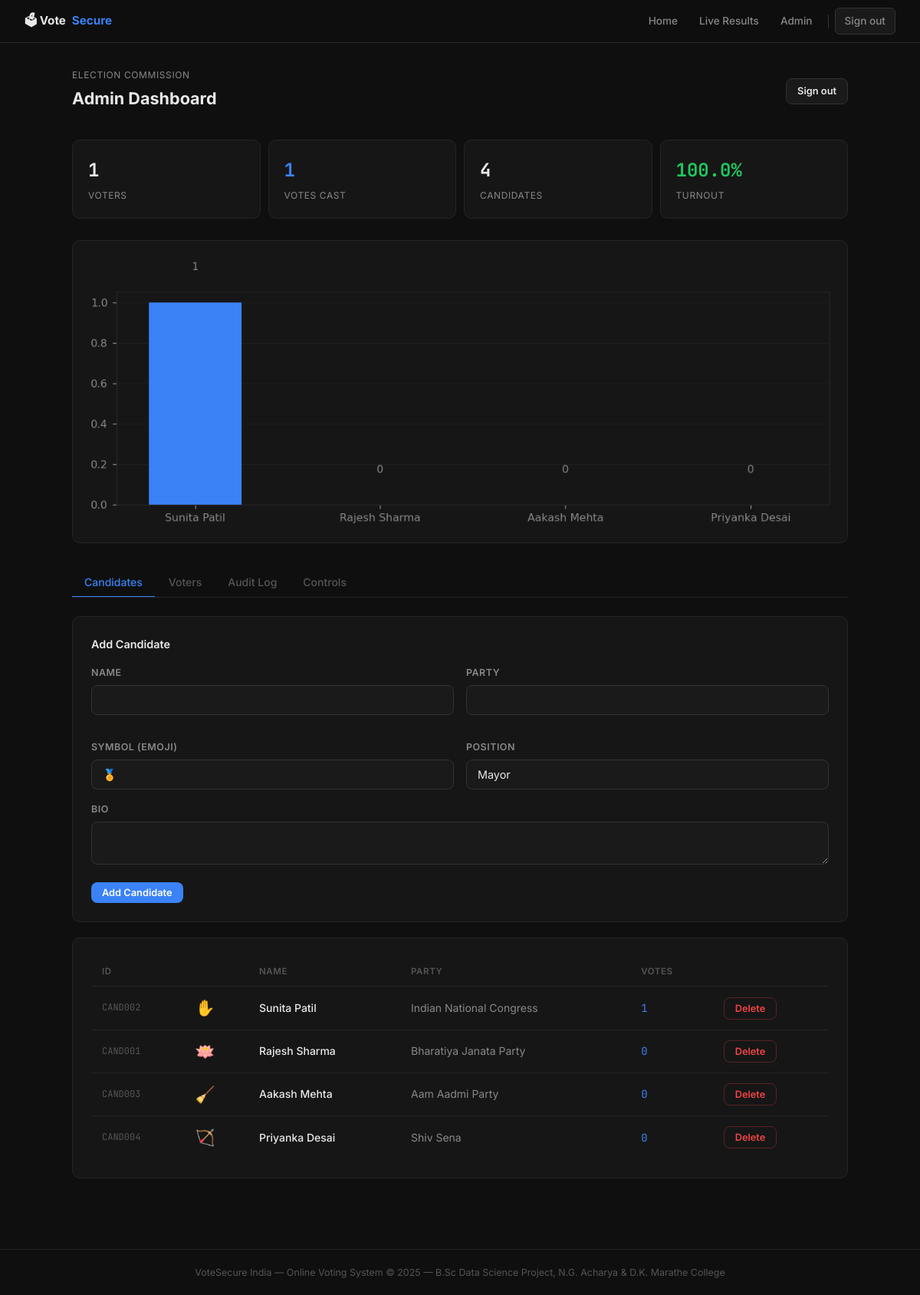
Screenshot of /admin/dashboard (signed in) with the database file from the repository.
### tables this page shows
CREATE TABLE candidates (
            id INTEGER PRIMARY KEY AUTOINCREMENT,
            candidate_id TEXT UNIQUE NOT NULL,
            name TEXT NOT NULL,
            party TEXT NOT NULL,
            symbol TEXT NOT NULL,
            position TEXT NOT NULL,
            bio TEXT,
            vote_count INTEGER DEFAULT 0
        );

### app.py (the view)
@app.route('/admin/dashboard')
def admin_dashboard():
    if 'admin' not in session:
        return redirect(url_for('admin_login'))
    conn = get_db()
    stats = {
        'total_voters': conn.execute("SELECT COUNT(*) FROM voters").fetchone()[0],
        'total_votes': conn.execute("SELECT COUNT(*) FROM votes").fetchone()[0],
        'candidates': conn.execute("SELECT COUNT(*) FROM candidates").fetchone()[0],
        'elections': conn.execute("SELECT COUNT(*) FROM elections").fetchone()[0],
    }
    candidates = conn.execute("SELECT * FROM candidates ORDER BY vote_count DESC").fetchall()
    voters = conn.execute("SELECT * FROM voters ORDER BY registered_at DESC LIMIT 20").fetchall()
    logs = conn.execute("SELECT * FROM audit_logs ORDER BY timestamp DESC LIMIT 30").fetchall()
    election = conn.execute("SELECT * FROM elections WHERE status='active' LIMIT 1").fetchone()
    total_voters = stats['total_voters']
    total_votes = stats['total_votes']
    conn.close()
    labels = [c['name'] for c in candidates]
    values = [c['vote_count'] for c in candidates]
    colors = ['#e63946', '#457b9d', '#2a9d8f', '#e9c46a']
    chart = make_chart(labels, values, 'Votes Per Candidate', colors) if total_votes > 0 else None
    turnout = round((total_votes / total_voters * 100), 1) if total_voters > 0 else 0
    return render_template('admin_dashboard.html', stats=stats, candidates=candidates,
                           voters=voters, logs=logs, election=election, chart=chart, turnout=turnout)

### app.py (called while the page is built)
def get_db():
    conn = sqlite3.connect(DB_PATH)
    conn.row_factory = sqlite3.Row
    return conn

### templates/admin_dashboard.html (shortened to what this page needs)
{% extends "base.html" %}
{% block content %}
<div class="container">
  <div class="flex-between mb-4">
    <div>
      <p style="font-size:0.75rem;color:var(--muted2);text-transform:uppercase;letter-spacing:.05em;margin-bottom:4px;">Election Commission</p>
      <p class="page-title">Admin Dashboard</p>
    </div>
    <a href="/admin/logout" class="btn btn-secondary btn-sm">Sign out</a>
  </div>
  <div style="display:grid;grid-template-columns:repeat(4,1fr);gap:10px;margin-bottom:28px;">
    {% for label,val,color in [
      ('Voters', stats.total_voters, 'var(--text)'),
      ('Votes Cast', stats.total_votes, 'var(--accent)'),
      ('Candidates', stats.candidates, 'var(--text)'),
      ('Turnout', turnout|string + '%', 'var(--green)')
    ] %}
    <div class="stat-card">
      <div class="stat-value" style="font-size:1.5rem;color:{{ color }};">{{ val }}</div>
      <div class="stat-label">{{ label }}</div>
    </div>
    {% endfor %}
  </div>
  {% if chart %}
  <div class="card mb-4" style="padding:0;overflow:hidden;">
    <img style="width:100%;display:block;border-radius:var(--radius);">
  </div>
  {% endif %}
  <div class="tabs">
    <button class="tab-btn active" onclick="showTab('candidates',this)">Candidates</button>
    <button class="tab-btn" onclick="showTab('voters',this)">Voters</button>
    <button class="tab-btn" onclick="showTab('audit',this)">Audit Log</button>
    <button class="tab-btn" onclick="showTab('controls',this)">Controls</button>
  </div>
  <div id="tab-candidates" class="tab-pane active">
    <div class="card mb-3">
      <p style="font-weight:600;font-size:0.9rem;margin-bottom:16px;">Add Candidate</p>
      <form method="POST" action="/admin/add_candidate">
        <div class="form-row">
          <div class="form-group"><label>Name</label><input type="text" name="name" required></div>
          <div class="form-group"><label>Party</label><input type="text" name="party" required></div>
          <div class="form-group"><label>Symbol (emoji)</label><input type="text" name="symbol" value="🏅"></div>
          <div class="form-group"><label>Position</label><input type="text" name="position" value="Mayor"></div>
        </div>
        <div class="form-group"><label>Bio</label><textarea name="bio" rows="2" style="resize:vertical;"></textarea></div>
        <button type="submit" class="btn btn-primary btn-sm">Add Candidate</button>
      </form>
    </div>
    <div class="card">
      <div class="table-wrap">
        <table>
          <thead><tr><th>ID</th><th></th><th>Name</th><th>Party</th><th>Votes</th><th></th></tr></thead>
          <tbody>
            {% for c in candidates %}
            <tr>
              <td class="mono" style="font-size:0.75rem;color:var(--muted);">{{ c['candidate_id'] }}</td>
              <td style="font-size:1.3rem;">{{ c['symbol'] }}</td>
              <td style="font-weight:500;">{{ c['name'] }}</td>
              <td style="color:var(--muted2);">{{ c['party'] }}</td>
              <td><span class="mono" style="color:var(--accent);">{{ c['vote_count'] }}</span></td>
              <td>
                <form method="POST" action="/admin/delete_candidate/{{ c['candidate_id'] }}" onsubmit="return confirm('Delete this candidate?')">
                  <button type="submit" class="btn btn-danger btn-sm">Delete</button>
                </form>
              </td>
            </tr>
            {% endfor %}
          </tbody>
        </table>
      </div>
    </div>
  </div>
</div>
{% endblock %}

### templates/base.html (shortened to what this page needs)
<!DOCTYPE html>
<html lang="en">
<head>
</head>
<body>
<nav>
  <a href="/" class="nav-brand">🗳 Vote<span>Secure</span></a>
  <div class="nav-links">
    <a href="/">Home</a>
    <a href="/results">Live Results</a>
    {% if session.get('voter') %}
      <a href="/dashboard">Dashboard</a>
      <div class="nav-sep"></div>
      <a href="/logout" class="btn btn-secondary btn-sm">Sign out</a>
    {% elif session.get('admin') %}
      <a href="/admin/dashboard">Admin</a>
      <a href="/admin/logout" class="btn btn-secondary btn-sm">Sign out</a>
    {% else %}
      <a href="/register">Register</a>
      <div class="nav-sep"></div>
      <a href="/login" class="btn btn-primary btn-sm">Login</a>
      <a href="/admin/login" style="font-size:.78rem;color:var(--muted);padding:6px 8px;">Admin</a>
    {% endif %}
  </div>
</nav>
{% block content %}{% endblock %}
<footer>VoteSecure India &mdash; Online Voting System &copy; 2025 &mdash; B.Sc Data Science Project, N.G. Acharya & D.K. Marathe College</footer>
</body>
</html>

### templates/base.html (style rules this page uses)
*, *::before, *::after { box-sizing: border-box; margin: 0; padding: 0; }
:root { --bg:#0f0f0f; --surface:#1a1a1a; --card:#161616; --border:#252525; --border2:#333; --text:#e8e8e8; --muted:#555; --muted2:#888; --accent:#3b82f6; --accent-h:#2563eb; --green:#22c55e; --red:#ef4444; --amber:#f59e0b; --radius:10px; }
html { scroll-behavior:smooth; }
body { background:var(--bg);color:var(--text);font-family:'Inter',sans-serif;font-size:15px;line-height:1.6;min-height:100vh;-webkit-font-smoothing:antialiased; }
nav { background:rgba(15,15,15,0.95);border-bottom:1px solid var(--border);backdrop-filter:blur(12px);position:sticky;top:0;z-index:100;padding:0 2rem;display:flex;align-items:center;justify-content:space-between;height:56px; }
.nav-brand { font-weight:700;font-size:0.95rem;color:var(--text);text-decoration:none;display:flex;align-items:center;gap:8px; }
.nav-brand span { color:var(--accent); }
.nav-links { display:flex;align-items:center;gap:4px; }
.nav-links a { color:var(--muted2);text-decoration:none;padding:6px 12px;border-radius:6px;font-size:0.85rem;font-weight:500;transition:color .15s,background .15s; }
.btn { display:inline-flex;align-items:center;gap:6px;padding:9px 18px;border-radius:8px;border:none;font-family:'Inter',sans-serif;font-size:0.875rem;font-weight:600;cursor:pointer;text-decoration:none;transition:all .15s;white-space:nowrap; }
.btn-primary { background:var(--accent);color:#fff; }
.btn-secondary { background:var(--surface);color:var(--text);border:1px solid var(--border2); }
.btn-danger { background:transparent;color:var(--red);border:1px solid rgba(239,68,68,0.3); }
.btn-sm { padding:6px 14px;font-size:0.8rem; }
.card { background:var(--card);border:1px solid var(--border);border-radius:var(--radius);padding:24px; }
.form-group { margin-bottom:16px; }
.form-row { display:grid;grid-template-columns:1fr 1fr;gap:16px; }
label { display:block;font-size:0.78rem;font-weight:600;color:var(--muted2);margin-bottom:6px;letter-spacing:0.04em;text-transform:uppercase; }
input,select,textarea { width:100%;background:var(--surface);border:1px solid var(--border2);border-radius:8px;color:var(--text);padding:10px 14px;font-family:'Inter',sans-serif;font-size:0.9rem;outline:none;transition:border-color .15s,box-shadow .15s; }
input::placeholder { color:var(--muted); }
.stat-card { background:var(--card);border:1px solid var(--border);border-radius:var(--radius);padding:20px; }
.stat-value { font-size:1.75rem;font-weight:700;font-family:'JetBrains Mono',monospace; }
.stat-label { font-size:0.75rem;color:var(--muted2);margin-top:4px;text-transform:uppercase;letter-spacing:.05em; }
.table-wrap { overflow-x:auto; }
table { width:100%;border-collapse:collapse;font-size:0.875rem; }
th { padding:10px 14px;text-align:left;font-size:0.72rem;font-weight:600;color:var(--muted);text-transform:uppercase;letter-spacing:.05em;border-bottom:1px solid var(--border); }
td { padding:11px 14px;border-bottom:1px solid var(--border);vertical-align:middle; }
tr:last-child td { border-bottom:none; }
.container { max-width:1060px;margin:0 auto;padding:32px 24px; }
.mono { font-family:'JetBrains Mono',monospace; }
.flex-between { display:flex;align-items:center;justify-content:space-between;flex-wrap:wrap;gap:12px; }
.mb-3 { margin-bottom:20px; }
.mb-4 { margin-bottom:32px; }
.page-title { font-size:1.35rem;font-weight:700;margin-bottom:4px; }
.tabs { display:flex;gap:2px;border-bottom:1px solid var(--border);margin-bottom:24px;overflow-x:auto; }
.tab-btn { padding:10px 16px;border:none;background:none;color:var(--muted);font-family:'Inter',sans-serif;font-size:0.875rem;font-weight:500;cursor:pointer;border-bottom:2px solid transparent;margin-bottom:-1px;transition:all .15s;white-space:nowrap; }
.tab-btn.active { color:var(--accent);border-bottom-color:var(--accent); }
.tab-pane { display:none; }
.tab-pane.active { display:block; }
footer { border-top:1px solid var(--border);padding:20px 24px;text-align:center;color:var(--muted);font-size:0.78rem;margin-top:60px; }

### rows the page displays
candidates: candidate_id "CAND002", symbol "✋", name "Sunita Patil", party "Indian National Congress", vote_count "1"
candidates: candidate_id "CAND001", symbol "🪷", name "Rajesh Sharma", party "Bharatiya Janata Party", vote_count "0"
candidates: candidate_id "CAND003", symbol "🧹", name "Aakash Mehta", party "Aam Aadmi Party", vote_count "0"
candidates: candidate_id "CAND004", symbol "🏹", name "Priyanka Desai", party "Shiv Sena", vote_count "0"

### other values shown
{{ val }} "1" "1" "4" "100.0%"
{{ label }} "VOTERS" "VOTES CAST" "CANDIDATES" "TURNOUT"
